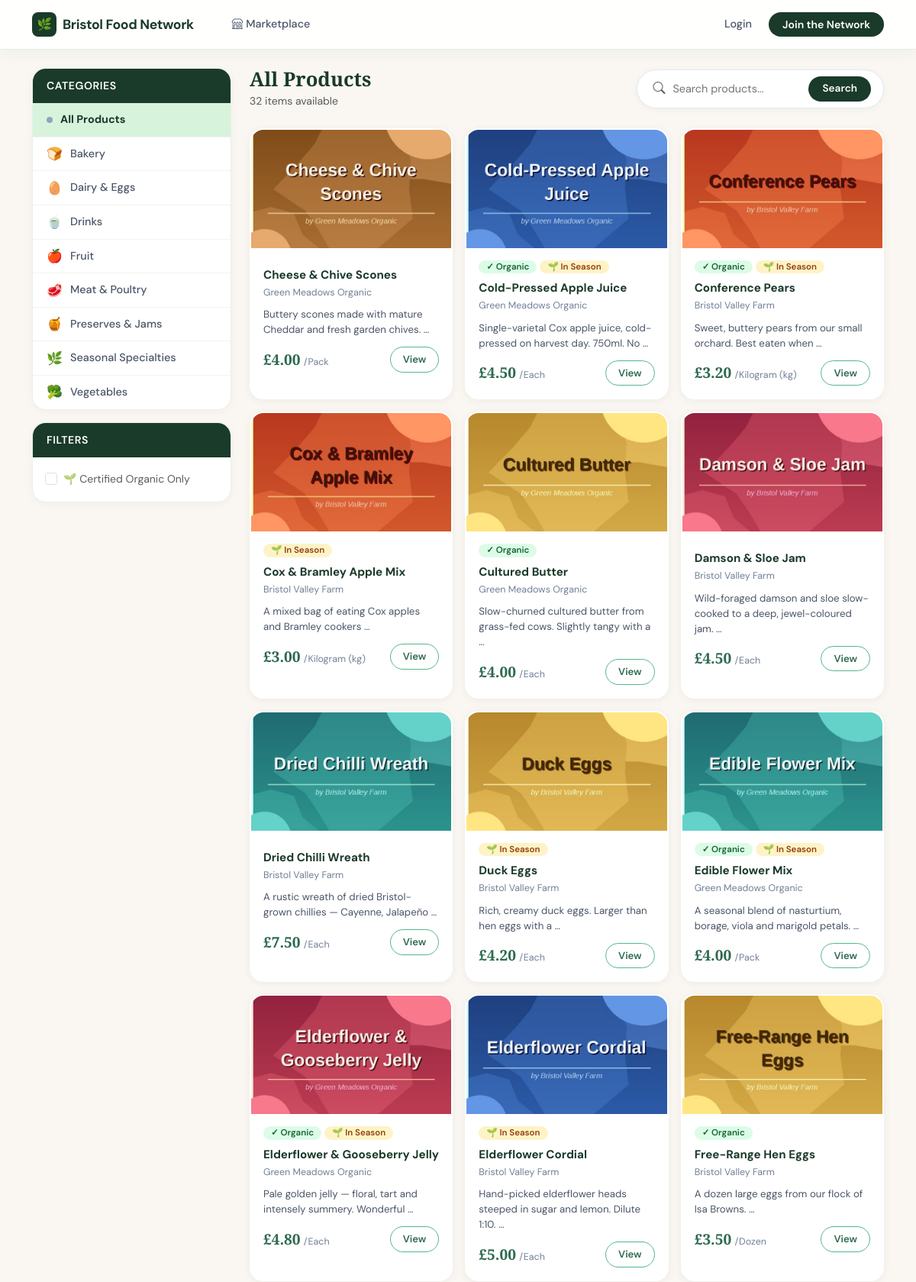
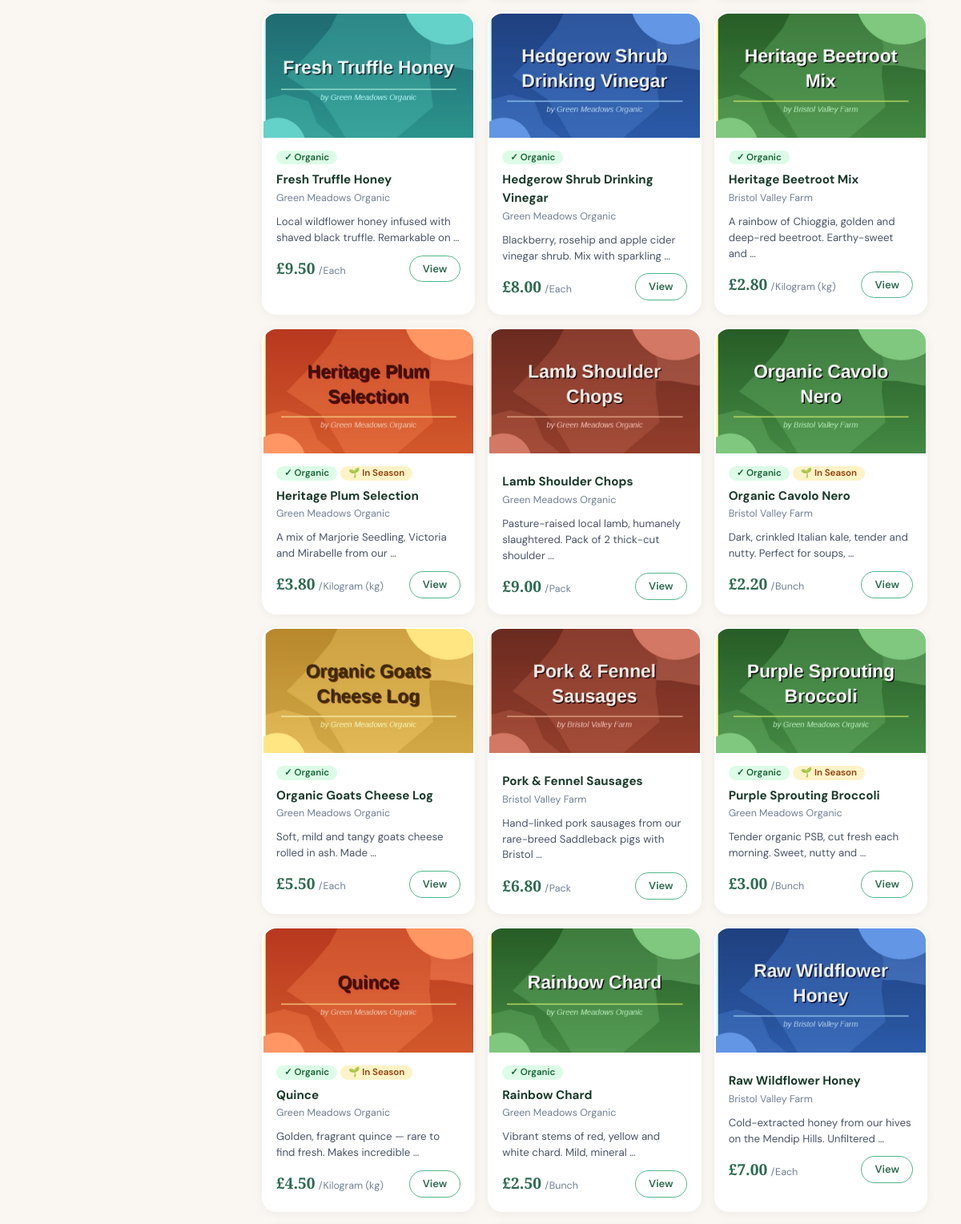
The app's page /marketplace/ (upper part) with its own data (2 pictures, top to bottom).
### core/models.py (models this page shows, shortened)
class Category(models.Model):
    name = models.CharField(max_length=100, unique=True)
    slug = models.SlugField(unique=True)
    description = models.TextField(blank=True)
    icon = models.CharField(
        max_length=8,
        default='🛒',
        blank=False,
        help_text='Emoji or short symbol shown on cards. Always shows something.',
    )
    class Meta:
        verbose_name_plural = 'categories'
        ordering = ['name']
    @property
    def display_icon(self):
        return self.icon if (self.icon or '').strip() else '🛒'

class Product(models.Model):
    AVAILABILITY_CHOICES = [
        ('available', 'Available'),
        ('in_season', 'In Season'),
        ('out_of_season', 'Out of Season'),
        ('unavailable', 'Unavailable'),
    ]
    UNIT_CHOICES = [
        ('kg', 'Kilogram (kg)'),
        ('g', 'Gram (g)'),
        ('litre', 'Litre'),
        ('dozen', 'Dozen'),
        ('each', 'Each'),
        ('bunch', 'Bunch'),
        ('pack', 'Pack'),
    ]
    producer = models.ForeignKey(ProducerProfile, on_delete=models.CASCADE, related_name='products')
    category = models.ForeignKey(Category, on_delete=models.PROTECT, related_name='products')
    name = models.CharField(max_length=200)
    description = models.TextField()
    price = models.DecimalField(
        max_digits=8, decimal_places=2,
        validators=[MinValueValidator(Decimal('0.01'))]
    )
    unit = models.CharField(max_length=20, choices=UNIT_CHOICES, default='each')
    stock_quantity = models.PositiveIntegerField(default=0)
    low_stock_threshold = models.PositiveIntegerField(default=10)
    availability = models.CharField(max_length=20, choices=AVAILABILITY_CHOICES, default='available')
    is_organic = models.BooleanField(default=False)
    harvest_date = models.DateField(null=True, blank=True)
    best_before_date = models.DateField(null=True, blank=True)
    season_start_month = models.PositiveIntegerField(
        null=True, blank=True,
        validators=[MinValueValidator(1), MaxValueValidator(12)]
    )
    season_end_month = models.PositiveIntegerField(
        null=True, blank=True,
        validators=[MinValueValidator(1), MaxValueValidator(12)]
    )
    image = models.ImageField(upload_to='products/', null=True, blank=True)
    is_surplus = models.BooleanField(default=False)
    surplus_discount_percent = models.PositiveIntegerField(
        default=0,
        validators=[MaxValueValidator(100)]
    )
    surplus_expiry = models.DateTimeField(null=True, blank=True)
    created_at = models.DateTimeField(auto_now_add=True)
    updated_at = models.DateTimeField(auto_now=True)
    class Meta:
        ordering = ['name']

class ProducerProfile(models.Model):
    user = models.OneToOneField(User, on_delete=models.CASCADE, related_name='producer_profile')
    business_name = models.CharField(max_length=200)
    contact_name = models.CharField(max_length=100)
    farm_address = models.TextField()
    farm_postcode = models.CharField(max_length=10)
    description = models.TextField(blank=True)
    lead_time_hours = models.PositiveIntegerField(
        default=48,
        help_text="Minimum hours needed to prepare orders"
    )

### core/views.py (the view)
# urls.py: path('marketplace/', views.marketplace, name='marketplace'),
def marketplace(request):
    products = Product.objects.filter(
        availability__in=['available', 'in_season'],
        stock_quantity__gt=0
    ).select_related('producer', 'category')
    category_slug = request.GET.get('category', '').strip()
    search_query = request.GET.get('q', '').strip()
    organic_only = request.GET.get('organic') == '1'
    if category_slug:
        products = products.filter(category__slug=category_slug)
    if search_query:
        products = products.filter(
            Q(name__icontains=search_query) |
            Q(description__icontains=search_query) |
            Q(producer__business_name__icontains=search_query)
        )
    if organic_only:
        products = products.filter(is_organic=True)
    categories = Category.objects.all()
    selected_category = Category.objects.filter(slug=category_slug).first() if category_slug else None
    return render(request, 'marketplace/browse.html', {
        'products': products,
        'categories': categories,
        'selected_category': selected_category,
        'search_query': search_query,
        'organic_only': organic_only,
    })

### core/context_processors.py (called while the page is built)
def cart_count(request):
    if request.user.is_authenticated and not request.user.is_producer():
        try:
            cart = Cart.objects.get(customer=request.user)
            return {'cart_count': cart.item_count}
        except Cart.DoesNotExist:
            pass
    return {'cart_count': 0}

### templates/marketplace/browse.html (shortened to what this page needs)
{% extends 'base.html' %}
{% block content %}
<div class="row g-4">
  <div class="col-lg-3 col-md-4">
    <div class="sidebar-card">
      <div class="sidebar-header">Categories</div>
      <a href="{% url 'marketplace' %}{% if search_query %}?q={{ search_query }}{% endif %}"
         class="sidebar-link {% if not selected_category %}active{% endif %}">
        <span class="cat-dot" style="background:#94a3b8;"></span> All Products
      </a>
      {% for cat in categories %}
      <a href="{% url 'marketplace' %}?category={{ cat.slug }}{% if search_query %}&q={{ search_query }}{% endif %}"
         class="sidebar-link {% if selected_category.pk == cat.pk %}active{% endif %}">
        <span style="font-size:1.05rem;line-height:1;">{{ cat.display_icon|default:"🛒" }}</span>
        {{ cat.name }}
      </a>
      {% endfor %}
    </div>
    <div class="sidebar-card">
      <div class="sidebar-header">Filters</div>
      <div class="p-3">
        <form method="get">
          <div class="form-check">
            <input class="form-check-input" type="checkbox" name="organic" value="1"
                   id="organicCheck" {% if organic_only %}checked{% endif %} onchange="this.form.submit()">
            <label class="form-check-label text-muted small fw-500" for="organicCheck">
              🌱 Certified Organic Only
            </label>
          </div>
        </form>
      </div>
    </div>
  </div>
  <div class="col-lg-9 col-md-8">
    <div class="d-flex justify-content-between align-items-center mb-4 gap-3 flex-wrap">
      <div>
        <h1 class="page-title">
          {% if selected_category %}{{ selected_category.name }}{% else %}All Products{% endif %}
        </h1>
        <small class="text-muted">{{ products|length }} item{{ products|length|pluralize }} available</small>
      </div>
      <form method="get" class="search-bar" style="min-width:260px;">
        <i class="bi bi-search text-muted"></i>
        <input type="text" name="q" placeholder="Search products..." value="{{ search_query }}">
        <button type="submit">Search</button>
      </form>
    </div>
    <div class="row g-3">
      {% for product in products %}
      <div class="col-md-4 col-sm-6">
        <div class="product-card">
          <div class="product-img
            {% if product.category.slug == 'vegetables' %}veg
            {% elif product.category.slug == 'fruit' %}fruit
            {% elif product.category.slug == 'dairy' %}dairy
            {% elif product.category.slug == 'bakery' %}bake
            {% else %}default{% endif %}">
            {% if product.image %}
              <img src="{{ product.image.url }}" alt="{{ product.name }}">
            {% else %}
              {{ product.category.display_icon|default:"🛒" }}
            {% endif %}
          </div>
          <div class="product-body">
            <div class="d-flex gap-1 flex-wrap mb-2">
              {% if product.is_organic %}<span class="badge badge-pill" style="background:#dcfce7;color:#166534;">✓ Organic</span>{% endif %}
              {% if product.availability == 'in_season' %}<span class="badge badge-pill" style="background:#fef3c7;color:#92400e;">🌱 In Season</span>{% endif %}
            </div>
            <div class="product-name">{{ product.name }}</div>
            <div class="product-producer">{{ product.producer.business_name }}</div>
            <div class="product-desc">{{ product.description|truncatewords:10 }}</div>
            <div class="d-flex justify-content-between align-items-center">
              <div>
                {% if product.is_surplus and product.surplus_discount_percent > 0 %}
                  <small class="text-decoration-line-through text-muted">£{{ product.price }}</small>
                  <span class="product-price"> £{{ product.discounted_price }}</span>
                {% else %}
                  <span class="product-price">£{{ product.price }}</span>
                {% endif %}
                <span class="product-unit">/{{ product.get_unit_display }}</span>
              </div>
              <div class="d-flex gap-2">
                <a href="{% url 'product_detail' product.pk %}" class="btn-view">View</a>
              </div>
            </div>
          </div>
        </div>
      </div>
      {% empty %}
      <div class="col-12 text-center py-5">
        <div style="font-size:3rem;">🌿</div>
        <h5 class="mt-3 text-muted">No products available</h5>
        <a href="{% url 'marketplace' %}" class="btn btn-outline-success mt-2">View All Products</a>
      </div>
      {% endfor %}
    </div>
  </div>
</div>
{% endblock %}

### templates/base.html (style rules this page uses)
:root { --green-deep: #1a3a2a; --green-mid: #2d6a4f; --green-light: #52b788; --green-pale: #d8f3dc; --cream: #faf7f2; }
body { background: var(--cream); font-family: 'DM Sans', sans-serif; display: flex; flex-direction: column; min-height: 100vh; }

### templates/marketplace/browse.html (style rules this page uses)
.sidebar-card { background: #fff; border-radius: 18px; border: 1px solid #e8f0eb; overflow: hidden; margin-bottom: 16px; box-shadow: 0 2px 12px rgba(0,0,0,0.04); }
.sidebar-header { background: var(--green-deep); color: white; padding: 12px 18px; font-weight: 600; font-size: 0.88rem; letter-spacing: 0.04em; text-transform: uppercase; }
.sidebar-link { display: flex; align-items: center; gap: 10px; padding: 11px 18px; color: #4a5568; font-size: 0.9rem; font-weight: 500; text-decoration: none; border-bottom: 1px solid #f0f4f1; transition: all 0.15s; }
.sidebar-link:last-child { border-bottom: none; }
.sidebar-link.active { background: var(--green-pale); color: var(--green-deep); font-weight: 700; }
.cat-dot { width: 8px; height: 8px; border-radius: 50%; background: var(--green-light); flex-shrink: 0; }
.search-bar { background: #fff; border-radius: 100px; border: 1.5px solid #e2e8f0; padding: 8px 16px 8px 20px; display: flex; align-items: center; gap: 8px; box-shadow: 0 2px 8px rgba(0,0,0,0.04); }
.search-bar input { border: none; outline: none; background: transparent; font-size: 0.9rem; flex: 1; color: #2d3748; }
.search-bar button { background: var(--green-deep); color: white; border: none; border-radius: 100px; padding: 6px 18px; font-size: 0.85rem; font-weight: 600; transition: background 0.18s; }
.page-title { font-family: 'Playfair Display', serif; font-size: 1.6rem; font-weight: 700; color: var(--green-deep); margin-bottom: 0; }
.product-card { background: #fff; border-radius: 18px; border: 2px solid transparent; overflow: hidden; height: 100%; box-shadow: 0 2px 12px rgba(0,0,0,0.05); transition: all 0.22s; }
.product-img { height: 155px; display: flex; align-items: center; justify-content: center; font-size: 3.5rem; }
.product-img.veg { background: linear-gradient(135deg,#f0fdf4,#bbf7d0); }
.product-img.fruit { background: linear-gradient(135deg,#fff7ed,#fed7aa); }
.product-img.bake { background: linear-gradient(135deg,#fefce8,#fef08a); }
.product-img.default { background: linear-gradient(135deg,#f8fafc,#e2e8f0); }
.product-img img { width:100%; height:100%; object-fit:cover; }
.product-body { padding: 16px; }
.product-name { font-weight: 700; color: var(--green-deep); font-size: 0.95rem; margin-bottom: 2px; }
.product-producer { font-size: 0.78rem; color: #718096; margin-bottom: 10px; }
.product-desc { font-size: 0.83rem; color: #4a5568; margin-bottom: 12px; line-height: 1.5; }
.product-price { font-family: 'Playfair Display', serif; font-size: 1.2rem; font-weight: 700; color: var(--green-mid); }
.product-unit { font-size: 0.78rem; color: #718096; font-family: 'DM Sans', sans-serif; }
.btn-view { border: 1.5px solid var(--green-light); color: var(--green-mid); background: transparent; border-radius: 100px; padding: 6px 16px; font-size: 0.82rem; font-weight: 600; text-decoration: none; transition: all 0.18s; }
.badge-pill { border-radius: 100px; padding: 3px 10px; font-size: 0.72rem; font-weight: 600; }

### records on screen
Category: display_icon "🍞", name "Bakery"
Category: display_icon "🥚", name "Dairy & Eggs"
Category: display_icon "🍵", name "Drinks"
Category: display_icon "🍎", name "Fruit"
Category: display_icon "🥩", name "Meat & Poultry"
Category: display_icon "🍯", name "Preserves & Jams"
Category: display_icon "🌿", name "Seasonal Specialties"
Category: display_icon "🥦", name "Vegetables"
Product: image (picture), name "Cheese & Chive Scones", producer.business_name "Green Meadows Organic", description "Buttery scones made with mature Cheddar and fresh garden chives. …", price "4.00", unit "Pack"
Product: image (picture), is_organic "✓ Organic", availability "🌱 In Season", name "Cold-Pressed Apple Juice", producer.business_name "Green Meadows Organic", description "Single-varietal Cox apple juice, cold-pressed on harvest day. 750ml. No …", price "4.50", unit "Each"
Product: image (picture), is_organic "✓ Organic", availability "🌱 In Season", name "Conference Pears", producer.business_name "Bristol Valley Farm", description "Sweet, buttery pears from our small orchard. Best eaten when …", price "3.20", unit "Kilogram (kg)"
Product: image (picture), availability "🌱 In Season", name "Cox & Bramley Apple Mix", producer.business_name "Bristol Valley Farm", description "A mixed bag of eating Cox apples and Bramley cookers …", price "3.00", unit "Kilogram (kg)"
Product: image (picture), is_organic "✓ Organic", name "Cultured Butter", producer.business_name "Green Meadows Organic", description "Slow-churned cultured butter from grass-fed cows. Slightly tangy with a …", price "4.00", unit "Each"
Product: image (picture), name "Damson & Sloe Jam", producer.business_name "Bristol Valley Farm", description "Wild-foraged damson and sloe slow-cooked to a deep, jewel-coloured jam. …", price "4.50", unit "Each"
Product: image (picture), name "Dried Chilli Wreath", producer.business_name "Bristol Valley Farm", description "A rustic wreath of dried Bristol-grown chillies — Cayenne, Jalapeño …", price "7.50", unit "Each"
Product: image (picture), availability "🌱 In Season", name "Duck Eggs", producer.business_name "Bristol Valley Farm", description "Rich, creamy duck eggs. Larger than hen eggs with a …", price "4.20", unit "Each"
Product: image (picture), is_organic "✓ Organic", availability "🌱 In Season", name "Edible Flower Mix", producer.business_name "Green Meadows Organic", description "A seasonal blend of nasturtium, borage, viola and marigold petals. …", price "4.00", unit "Pack"
Product: image (picture), is_organic "✓ Organic", availability "🌱 In Season", name "Elderflower & Gooseberry Jelly", producer.business_name "Green Meadows Organic", description "Pale golden jelly — floral, tart and intensely summery. Wonderful …", price "4.80", unit "Each"
Product: image (picture), availability "🌱 In Season", name "Elderflower Cordial", producer.business_name "Bristol Valley Farm", description "Hand-picked elderflower heads steeped in sugar and lemon. Dilute 1:10. …", price "5.00", unit "Each"
Product: image (picture), is_organic "✓ Organic", name "Free-Range Hen Eggs", producer.business_name "Bristol Valley Farm", description "A dozen large eggs from our flock of Isa Browns. …", price "3.50", unit "Dozen"
Product: image (picture), is_organic "✓ Organic", name "Fresh Truffle Honey", producer.business_name "Green Meadows Organic", description "Local wildflower honey infused with shaved black truffle. Remarkable on …", price "9.50", unit "Each"
Product: image (picture), is_organic "✓ Organic", name "Hedgerow Shrub Drinking Vinegar", producer.business_name "Green Meadows Organic", description "Blackberry, rosehip and apple cider vinegar shrub. Mix with sparkling …", price "8.00", unit "Each"
Product: image (picture), is_organic "✓ Organic", name "Heritage Beetroot Mix", producer.business_name "Bristol Valley Farm", description "A rainbow of Chioggia, golden and deep-red beetroot. Earthy-sweet and …", price "2.80", unit "Kilogram (kg)"
Product: image (picture), is_organic "✓ Organic", availability "🌱 In Season", name "Heritage Plum Selection", producer.business_name "Green Meadows Organic", description "A mix of Marjorie Seedling, Victoria and Mirabelle from our …", price "3.80", unit "Kilogram (kg)"
Product: image (picture), name "Lamb Shoulder Chops", producer.business_name "Green Meadows Organic", description "Pasture-raised local lamb, humanely slaughtered. Pack of 2 thick-cut shoulder …", price "9.00", unit "Pack"
Product: image (picture), is_organic "✓ Organic", availability "🌱 In Season", name "Organic Cavolo Nero", producer.business_name "Bristol Valley Farm", description "Dark, crinkled Italian kale, tender and nutty. Perfect for soups, …", price "2.20", unit "Bunch"
Product: image (picture), is_organic "✓ Organic", name "Organic Goats Cheese Log", producer.business_name "Green Meadows Organic", description "Soft, mild and tangy goats cheese rolled in ash. Made …", price "5.50", unit "Each"
Product: image (picture), name "Pork & Fennel Sausages", producer.business_name "Bristol Valley Farm", description "Hand-linked pork sausages from our rare-breed Saddleback pigs with Bristol …", price "6.80", unit "Pack"
Product: image (picture), is_organic "✓ Organic", availability "🌱 In Season", name "Purple Sprouting Broccoli", producer.business_name "Green Meadows Organic", description "Tender organic PSB, cut fresh each morning. Sweet, nutty and …", price "3.00", unit "Bunch"
Product: image (picture), is_organic "✓ Organic", availability "🌱 In Season", name "Quince", producer.business_name "Green Meadows Organic", description "Golden, fragrant quince — rare to find fresh. Makes incredible …", price "4.50", unit "Kilogram (kg)"
Product: image (picture), is_organic "✓ Organic", name "Rainbow Chard", producer.business_name "Green Meadows Organic", description "Vibrant stems of red, yellow and white chard. Mild, mineral …", price "2.50", unit "Bunch"
Product: image (picture), name "Raw Wildflower Honey", producer.business_name "Bristol Valley Farm", description "Cold-extracted honey from our hives on the Mendip Hills. Unfiltered …", price "7.00", unit "Each"

### other values on screen
{{ products|length }} "32"
